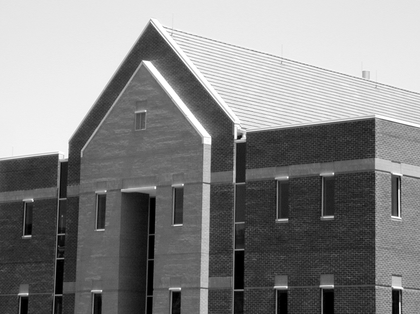
%> input picture chapter10/Fig1022(a)(building_original).tif, 420 x 314 px, shrunk from 1114 x 834 before the run
$ octave test_LoG.m   (GNU Octave 9; MATLAB toolbox functions it lacks are replaced by stand-ins)
%> lines starting %> are read from the running program, lines starting %| are printed output that depends on the picture
close all;

% Fig(a)
img = imread('Fig1022(a)(building_original).tif');
%> img is the input picture: size 314x420 uint8; min 0, max 255, mean 133.3
figure('Name', 'Fig1022(a)'), imshow(img);

% Fig(b)
hg = fspecial('gaussian', 25, 4);
hl = fspecial('laplacian', 0.2);
it = filter2(hg, img);
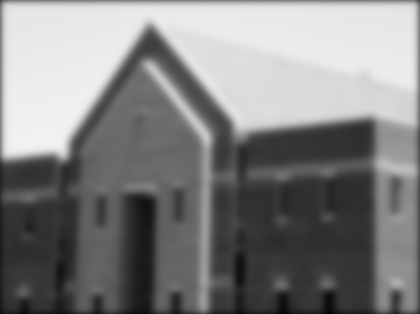
%> it: size 314x420 double; min 6.27, max 242.1, mean 130.6
it = filter2(hl, it);
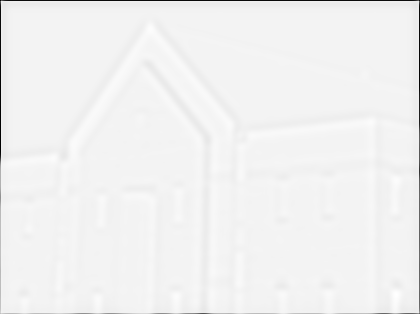
%> it: size 314x420 double; min -108.8, max 5.12, mean -0.935; drawn with min black and max white

min_value = min(it(:));
%> min_value = -108.8
max_value = max(it(:));
%> max_value = 5.12
ib = uint8(255 * (it - min_value) / (max_value - min_value));
figure('Name', 'Fig1022(b)'), imshow(ib);
imwrite(ib, 'Fig1022(b).tif');

% Fig(c)
ic = zeros(size(img), 'uint8');
for r = 2:size(img, 1)-1
    for c = 2:size(img, 2)-1
        x = 0;
        pairs = [it(r-1, c), it(r+1, c); ...
                 it(r, c-1), it(r, c+1); ...
                 it(r-1, c-1), it(r+1, c+1); ...
                 it(r-1, c+1), it(r+1, c-1)];
        for i = 1:4
            if pairs(i, 1) * pairs(i, 2) <= 0
                x = x + 1;
            end
        end
        if x >= 2
            ic(r, c) = 255;
        end
    end
end
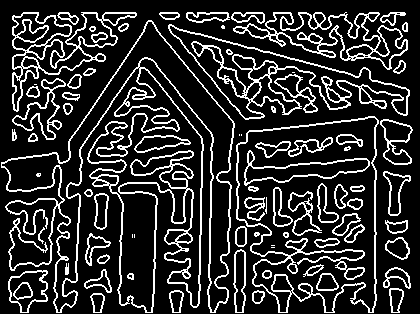
%> ic: size 314x420 uint8; 18.4% white in thin lines or dots

figure('Name', 'Fig1022(c)'), imshow(ic);
imwrite(ic, 'Fig1022(c).tif');


% Fig(d)
thresh = 0.04 * max(it(:));
%> thresh = 0.205

id = zeros(size(img), 'uint8');
for r = 2:size(img, 1)-1
    for c = 2:size(img, 2)-1
        x = 0;
        pairs = [it(r-1, c), it(r+1, c); ...
            it(r, c-1), it(r, c+1); ...
            it(r-1, c-1), it(r+1, c+1); ...
            it(r-1, c+1), it(r+1, c-1)];
        for i = 1:4
            if pairs(i, 1) * pairs(i, 2) <= 0 ...
                    && abs(pairs(i, 1) - pairs(i, 2)) > thresh
                x = x + 1;
            end
        end
        if x >= 2
            id(r, c) = 255;
        end
    end
end
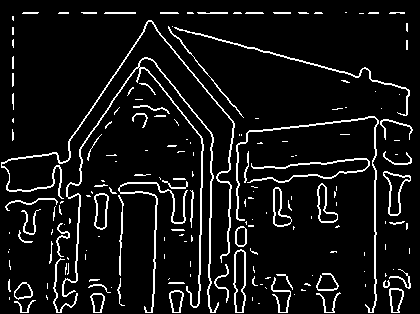
%> id: size 314x420 uint8; 8.1% white in thin lines or dots

figure('Name', 'Fig1022(d)'), imshow(id);
imwrite(id, 'Fig1022(d).tif');
